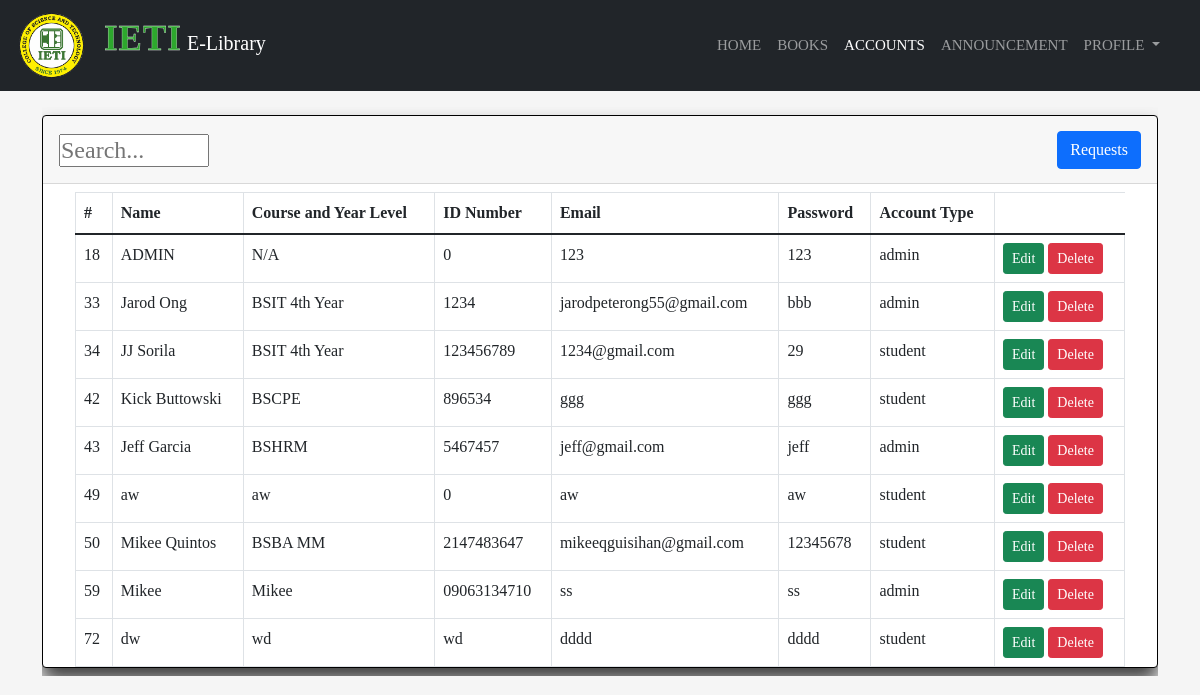
Page /accounts.php (signed in) on the committed database.
### tables this page shows
CREATE TABLE `users` (
  `ID` int(150) NOT NULL,
  `Name` varchar(150) NOT NULL,
  `Course_Yrlevel` varchar(150) NOT NULL,
  `ID_Number` varchar(255) NOT NULL,
  `Email` varchar(150) NOT NULL,
  `Password` varchar(150) NOT NULL,
  `Account_type` varchar(150) NOT NULL,
  `verified` int(11) DEFAULT NULL
);

### accounts.php (the view, shortened to what this page needs)
<?php
require 'Config.php';
?>
<!DOCTYPE html>
<html lang="en">
<head>
    <link href="https://cdn.jsdelivr.net/npm/bootstrap@5.1.3/dist/css/bootstrap.min.css" rel="stylesheet">
    <link rel="stylesheet" href="account.css">
</head>
<body>
<body>
<nav class="navbar navbar-expand-lg navbar-dark bg-dark">
  <div class="container-fluid">
    <a class="navbar-brand" href="Adminhome.php" id="br"><img src="logo2.png"><span class="text">IETI</span> E-Library</a>
    <div class="collapse navbar-collapse" id="navbarSupportedContent">
      <ul class="navbar-nav  ms-auto mb-2 mb-lg-0">
        <li class="nav-item">
          <a class="nav-link " aria-current="page" href="AdminHome.php">Home</a>
        </li>
        <li class="nav-item">
          <a class="nav-link" href="AdminBooks.php">Books</a>
        </li>
        <li class="nav-item">
          <a class="nav-link active" href="accounts.php">Accounts</a>
        </li>
        <li class="nav-item">
          <a class="nav-link" href="AdminAnnouncement.php">Announcement</a>
        </li>
        <li class="nav-item dropdown">
          <a class="nav-link dropdown-toggle" href="#" id="navbarDropdown" role="button" data-bs-toggle="dropdown" aria-expanded="false">
            Profile
          </a>
        </li>
      </ul>
    </div>
  </div>
</nav>
<div class="container mt-3">
<div class="table-responsive">
    <nav class="navbar ">
            <div class="card"  >
            <div class="card-header">
          <h4>
            <a href="request.php" class="btn btn-primary float-end"> Requests</a>
            <div class="search-bar">
              <input type="text" class="form" id="search1" autocomplete="off" placeholder="Search..." >
          </h4>
</div>
<div class="container " id="dd" >
</div>
</div>
</div>
<div class="container mt-2"  >
    <div class="row">
        <div class="col-md-12" >
    <table class="table table-bordered striped table-hover" >
      <thead >
        <tr>
          <th>#</th>
          <th>Name</th>
          <th>Course and Year Level</th>
          <th>ID Number</th>
          <th>Email</th>
          <th>Password</th>
          <th>Account Type</th>
        </tr>
      </thead>
      <tbody  >
        <?php
        $query ="SELECT * FROM users WHERE verified= 1";
        $query_run = mysqli_query($conn,$query);
        if(mysqli_num_rows($query_run)>0){
          foreach($query_run as $users)
          {
            ?>
             <tr>
              <td><?= $users['ID']; ?></td>
              <td><?= $users['Name']; ?></td>
              <td><?= $users['Course_Yrlevel']; ?></td>
              <td><?= $users['ID_Number']; ?></td>
              <td><?= $users['Email']; ?></td>
              <td><?= $users['Password']; ?></td>
              <td><?= $users['Account_type']; ?></td>
              <td>
                <a href="EditAccounts.php?ID=<?= $users['ID']; ?>" class="btn btn-success btn-sm">Edit</a>
                <form action="create.php" method="POST" class="d-inline">
                  <button type ="submit" name="delete_account" value="<?=$users['ID'];?>" class="btn btn-danger btn-sm">Delete</a>
                </form>
              </td>
        </tr>
        <?php
          }
        }
        else{
          echo "<h5> No Record Found</h5>";
        }
        ?>
      </tbody>
    </table>
    </div>
    </div>
</div>
</div>

### account.css (style rules this page uses)
* { font-family: montserrat; box-sizing: border-box; margin:0; padding:0; }
body { background: whitesmoke; height: 80vh; }
a { padding-left: 7px; }
.navbar a img { height: 65px; width: 65px; }
.collapse { margin-right: 20px; }
.navbar-nav a { font-size: 15px; text-transform: uppercase; font-weight: 500; }
#br { padding-left: 7px; }
.navbar-dark .navbar-brand .text { color:rgb(45, 168, 45); font-size: 35px; padding-left: 20px; letter-spacing: 1px; font-weight:bold; -webkit-text-stroke-color: white; -webkit-text-stroke-width: .3px; }
.container { width: 100%; overflow-x: auto !important; }
#dd { max-height: 90%; }
.card { width: 100%; height: 100%; border: 1px solid black; max-height: 92vh ; box-shadow: 0px 13px 19px 0px rgba(0,0,0,0.75); -webkit-box-shadow: 0px 13px 19px 0px rgba(0,0,0,0.75); -moz-box-shadow: 0px 13px 19px 0px rgba(0,0,0,0.75); }
.card .table { width: 1050px; margin: 0 auto; }
#search1 { max-width: 150px; margin-top: 10px; }
.btn-primary { margin-top: 7px; }

### rows in the picture
users: ID "18", Name "ADMIN", Course_Yrlevel "N/A", ID_Number "0", Email "123", Password "123", Account_type "admin"
users: ID "33", Name "Jarod Ong", Course_Yrlevel "BSIT 4th Year", ID_Number "1234", Email "jarodpeterong55@gmail.com", Password "bbb", Account_type "admin"
users: ID "34", Name "JJ Sorila", Course_Yrlevel "BSIT 4th Year", ID_Number "123456789", Email "1234@gmail.com", Password "29", Account_type "student"
users: ID "42", Name "Kick Buttowski", Course_Yrlevel "BSCPE", ID_Number "896534", Email "ggg", Password "ggg", Account_type "student"
users: ID "43", Name "Jeff Garcia", Course_Yrlevel "BSHRM", ID_Number "5467457", Email "jeff@gmail.com", Password "jeff", Account_type "admin"
users: ID "49", Name "aw", Course_Yrlevel "aw", ID_Number "0", Email "aw", Password "aw", Account_type "student"
users: ID "50", Name "Mikee Quintos", Course_Yrlevel "BSBA MM", ID_Number "2147483647", Email "mikeeqguisihan@gmail.com", Password "12345678", Account_type "student"
users: ID "59", Name "Mikee", Course_Yrlevel "Mikee", ID_Number "09063134710", Email "ss", Password "ss", Account_type "admin"
users: ID "72", Name "dw", Course_Yrlevel "wd", ID_Number "wd", Email "dddd", Password "dddd", Account_type "student"
